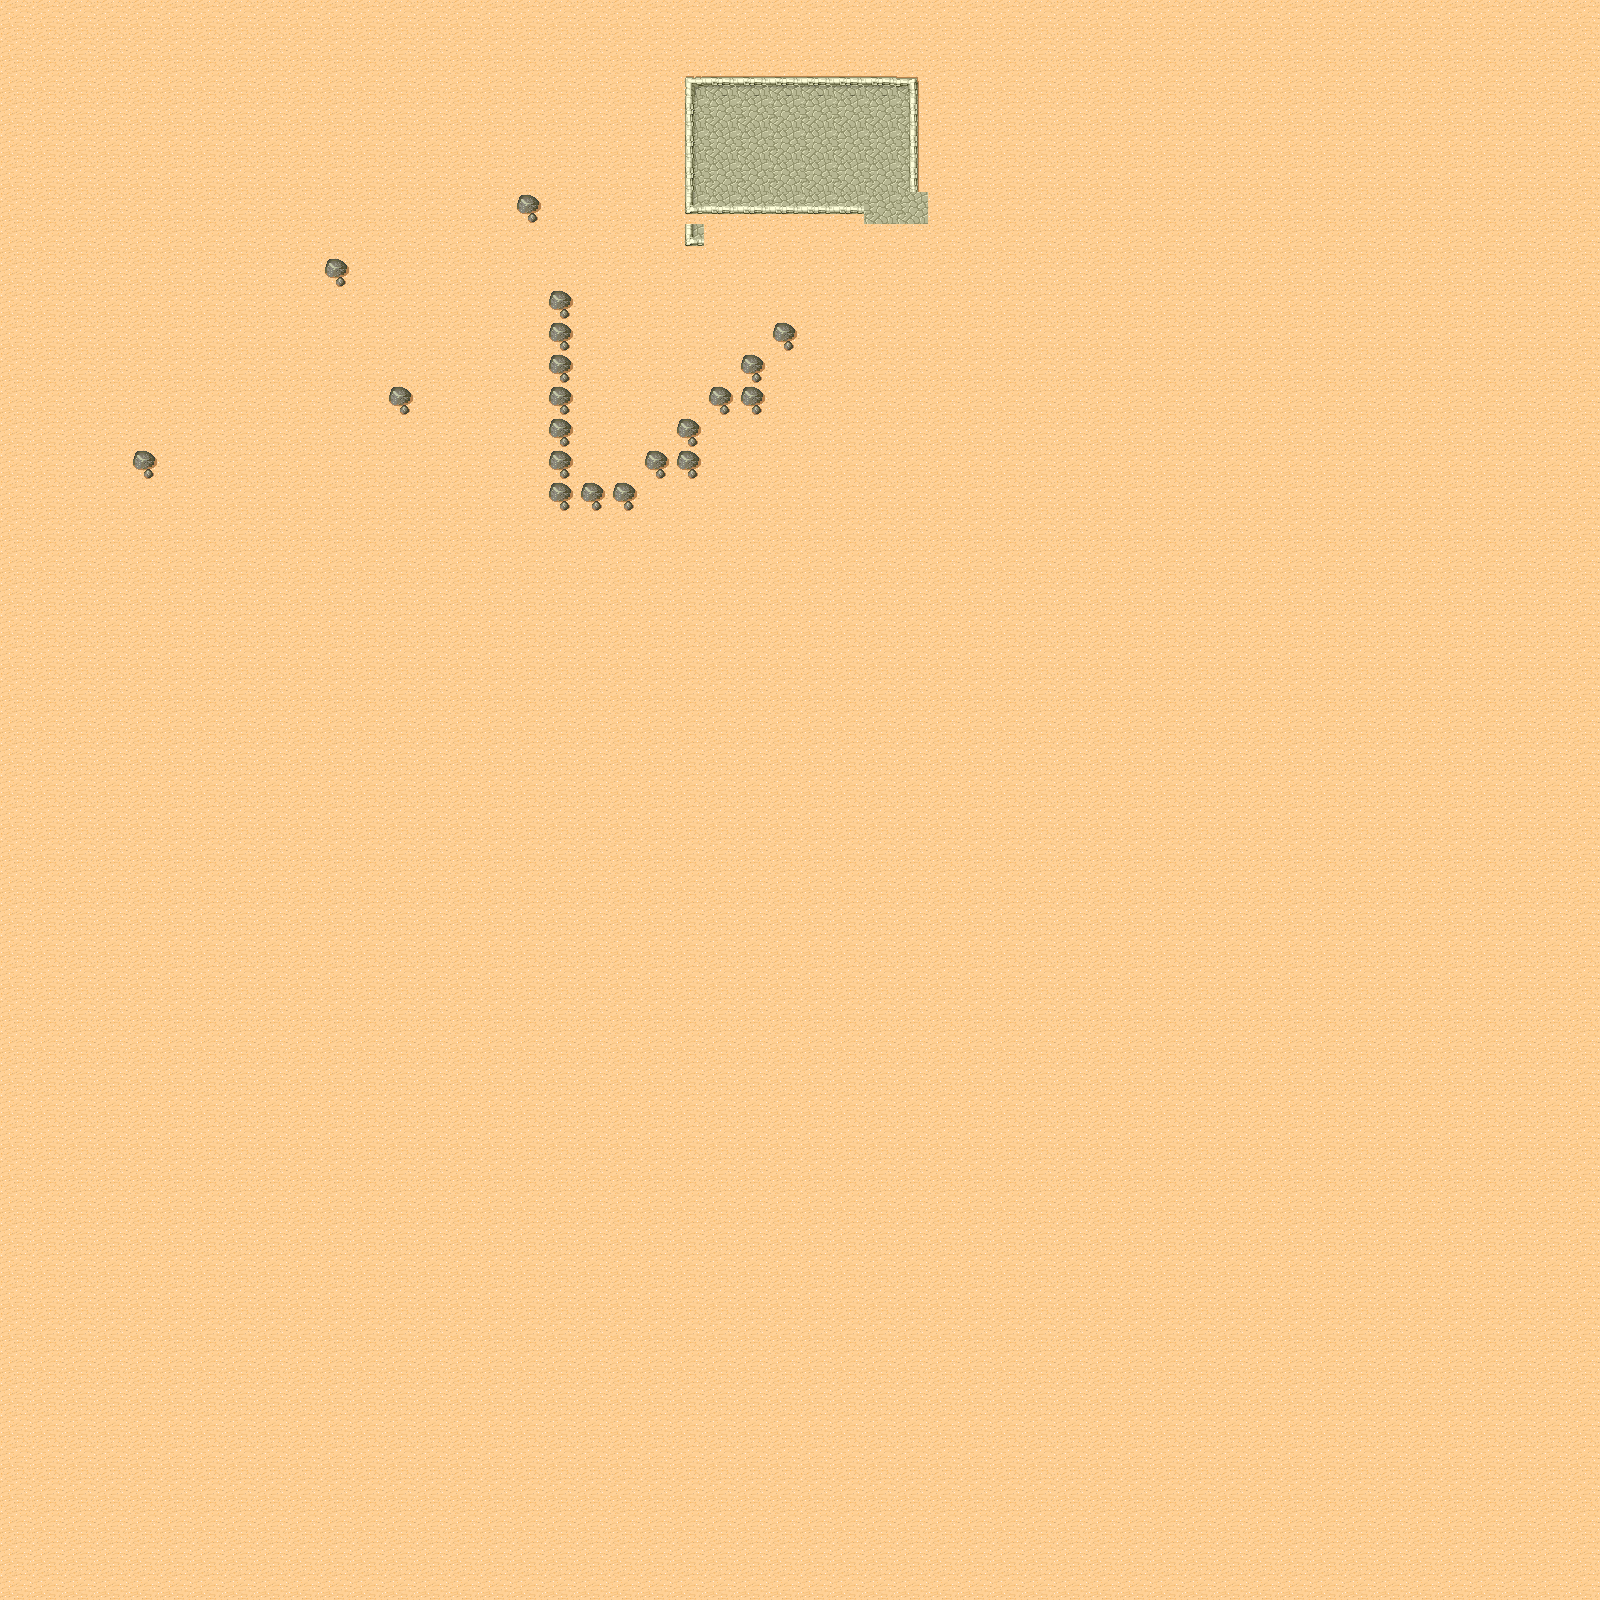

Tiled map render using the project's own tile images. Description and the map definition, with tile-layer contents summarised, below:
An orthogonal 50x50 tile map with 32x32 px tiles, 1 tile layer (Tile Layer 1).

<map version="1.0" orientation="orthogonal" renderorder="right-down" width="50" height="50" tilewidth="32" tileheight="32" nextobjectid="1">
 <tileset firstgid="1" name="tmw_desert_spacing" tilewidth="32" tileheight="32" spacing="1" margin="1">
  <image source="tmw_desert_spacing.png" width="265" height="199" />
 </tileset>
 <layer name="Tile Layer 1" width="50" height="50">
  <data>[2500 cells, 2500 non-empty, 10 distinct tile ids]</data>
 </layer>
</map>
